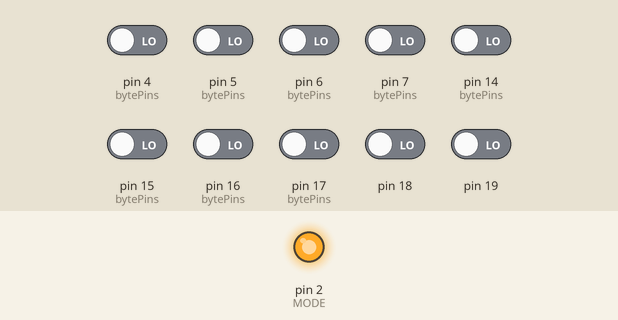
A sketch run on a simulated Arduino Uno, built with avr-gcc and run on an emulated ATmega328P. Parts: output pins drawn as LEDs (lit = HIGH). Inputs (shaded band) come from the test bench; at power-on: pin 4 (bytePins), pin 5 (bytePins), pin 6 (bytePins), pin 7 (bytePins), pin 14 (bytePins), pin 15 (bytePins), pin 16 (bytePins), pin 17 (bytePins), pin 18, pin 19 LOW. Pins used as bus, display or sensor lines are not drawn; what the sketch prints to the serial monitor is not drawn.

Above: at 0.1 s.
Timing chart, 0 to 1.6 s (numbered marks = the images above):
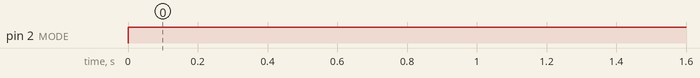

The sketch:

TMS9918.ino
```cpp
#define MODE 2
#define CSW 3
#define CSR 8
#define RESET 9


#define PORT_MANIPULATION

int bytePins[8] =   { 14, 15 , 16, 17, 4, 5, 6, 7 };

void setDBReadMode() {
  #ifdef PORT_MANIPULATION
  DDRD = DDRD & B00001111; // Set Pin 4..7 as inputs. High nibble of databus.
  DDRC = DDRC & B11110000; // Set Analog pin 0..3 as inputs
  #else
  for (int i=0;i<8;i++) {
    pinMode(bytePins[i], INPUT);
  }
  #endif
}

void setDBWriteMode() {
  #ifdef PORT_MANIPULATION
  DDRD = DDRD | B11110000; // Set Pin 4..7 as outputs. High nibble of databus.
  DDRC = DDRC | B00001111; // Set Analog pin 0..3 as outputs
  #else
  for (int i=0;i<8;i++) {
    pinMode(bytePins[i], OUTPUT);
  }
  #endif
}

void reset() {
  Serial.println("Resetting");
  digitalWrite(RESET, HIGH);
  delayMicroseconds(100);
  digitalWrite(RESET, LOW);
  delayMicroseconds(5);
  digitalWrite(RESET, HIGH);
}

inline void setPort(unsigned char value) {
    #ifdef PORT_MANIPULATION
    PORTD = (PIND & 0x0F) | (value & 0xF0);
    PORTC = (PINC & 0xF0) | (value & 0x0F);
    #else
    unsigned char mask = 1;
    for (int i=0;i<8;i++) {
      digitalWrite(bytePins[i], value & mask);
      mask = mask<<1;
    }
    #endif
}

inline unsigned char readPort() {
    unsigned char memByte = 0;
    #ifdef PORT_MANIPULATION
    memByte  = (PIND & 0xF0) | (PINC & 0x0F);
    #else
    unsigned char mask = 1;
    for (int i=0;i<8;i++) {
      if (digitalRead(bytePins[i])) {
        memByte = memByte | mask;
      }
      mask = mask<<1;
    }
    #endif

    return memByte;
}

//Writes a byte to databus for register access
void writeByte( unsigned char value) {
    setDBWriteMode();
    setPort(value);
    digitalWrite(MODE, HIGH);
    digitalWrite(CSW, LOW);
    delayMicroseconds(10);
    digitalWrite(CSW, HIGH);
    setDBReadMode();
}

//Reads a byte from databus for register access
unsigned char  readByte( ) {
    unsigned char memByte = 0;
    digitalWrite(MODE, HIGH);
    digitalWrite(CSR, LOW);
    delayMicroseconds(10);
    memByte = readPort();
    digitalWrite(CSR, HIGH);
    return memByte;
}

//Writes a byte to databus for vram access
void writeByteToVRAM( unsigned char value) {
    digitalWrite(MODE, LOW);
    digitalWrite(CSW, LOW);
    setDBWriteMode();
    setPort(value);
    delayMicroseconds(10);
    digitalWrite(CSW, HIGH);
    setDBReadMode();
    delayMicroseconds(10);
}

//Reads a byte from databus for vram access
unsigned char  readByteFromVRAM( ) {
    unsigned char memByte = 0;
    digitalWrite(MODE, LOW);
    digitalWrite(CSR, LOW);
    delayMicroseconds(1);
    memByte = readPort();
    digitalWrite(CSR, HIGH);
    delayMicroseconds(10);
    return memByte;
}


void setRegister(unsigned char registerIndex, unsigned char value) {
  writeByte(value);
  writeByte(0x80 | registerIndex);
}

void setWriteAddress( unsigned int address) {
  writeByte((address & 0xFFC0)>>6);
  writeByte(0x40 | (address & 0x3F));
}

void setReadAddress( unsigned int address) {
  writeByte((address & 0xFFC0)>>6);
  writeByte((address & 0x3F));
}

void setup() {
  setDBReadMode();
  Serial.begin(115200);
  pinMode(MODE, OUTPUT);
  pinMode(RESET, OUTPUT);
  pinMode(CSW, OUTPUT);
  pinMode(CSR, OUTPUT);

  digitalWrite(RESET, HIGH);
  digitalWrite(MODE, HIGH);
  digitalWrite(CSW, HIGH);
  digitalWrite(CSR, HIGH);

  reset();
  delay(2000);


  setRegister(0, 0x00);
  setRegister(1, 0xC0);

  setRegister(2, 0x00);   //Name table
  setRegister(3, 0x00);
  setRegister(4, 0x00);   //Pattern generator
  setRegister(5, 0x00);
  setRegister(6, 0x00);
  setRegister(7, 0x00);


  Serial.println("Clearing RAM");
  setWriteAddress(0);
  for (int i = 0;i<16384;i++) {
    writeByteToVRAM(0);
  }

  Serial.println("RAM Cleared, testing");
  setWriteAddress(0);
  for (int i = 0;i<256;i++) {
    writeByteToVRAM(0);
  }
  setReadAddress(0);
  for (int i = 0;i<256;i++) {
    unsigned char value = readByteFromVRAM();
    //Serial.println(value);
  }

   setWriteAddress(0x0);
   for (int i = 0x800;i<16384;i=i+8) {
   writeByteToVRAM(0x20);
   writeByteToVRAM(0x50);
   writeByteToVRAM(0x88);
   writeByteToVRAM(0x88);
   writeByteToVRAM(0xF8);
   writeByteToVRAM(0x88);
   writeByteToVRAM(0x88);
   writeByteToVRAM(0x00);
   }

}

int i = 0;

void loop() {
}
```
